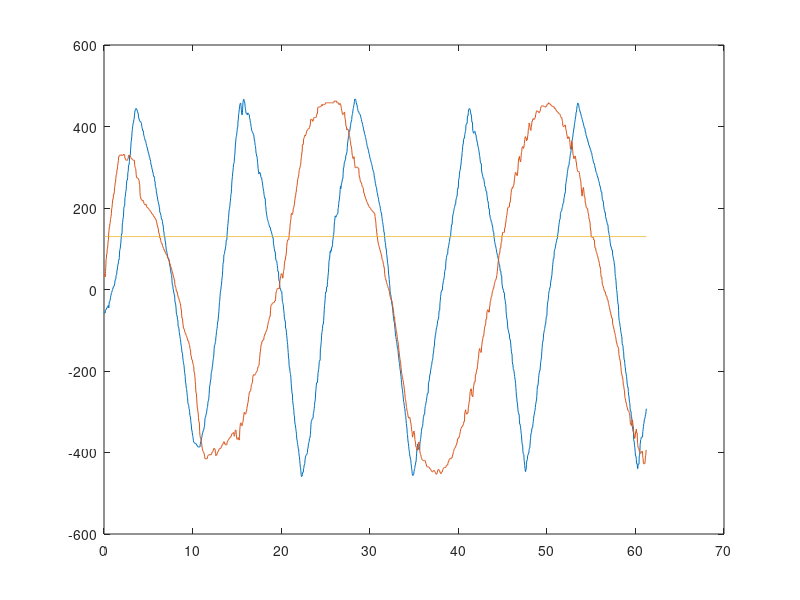

The MATLAB script that drew this image: (Note: this script raises an error after producing the figure.)
load('simout_data_3.mat')

% 1 path
% P = high
% trimLocal = false
% maxForce = false
% 2 path
% P = normal
% trimLocal = false
% maxForce = false
% 3 path
% point2point
% trimLocal = true
% maxForce = true

%%
N_obj = 1;

time = simout.time;

ref_pos    = simout.signals(1).values(:, 1:2*N_obj);
meas_pos   = simout.signals(1).values(:,  (1:3*N_obj) + 2*N_obj);
F_des_trim = simout.signals(1).values(:,  (1:3*N_obj) + (2+3)*N_obj);
F_dev      = simout.signals(1).values(:,  (1:3*N_obj) + (2+3+3)*N_obj);
%% Ref pos
plot(time, ref_pos)
%% Meas pos
plot(time, meas_pos)

%%
recordVideo = true;
if recordVideo
    v = VideoWriter('video_3.avi','Motion JPEG AVI');
    open(v);
end

th = linspace(0, 2*pi, 50);
x_circ = 50*cos(th);
y_circ = 50*sin(th);

figure(25)
clf
plotElArray();
hold on
for k=1:N_obj
    f_obj_meas(k) = plot(x_circ, y_circ, 'LineWidth', 3);
    f_obj_ref(k) = plot(1, 1, 'rx', 'LineWidth', 5, 'MarkerSize', 20);
    f_Fdev(k) = plot(1,1,'b-', 'LineWidth', 3);
    f_Fdes(k) = plot(1,1,'g-', 'LineWidth', 2);
end
hold off
axis equal
axis([-800 800 -800 800])
f_title = title(sprintf('Time: %5.2f', 0));

Fscale = 1e12;

for I=1:1:numel(time)    
    
    for i=1:N_obj
        f_obj_ref(k).XData = ref_pos(I, 1 + 2*(i-1));
        f_obj_ref(k).YData = ref_pos(I, 2*i);
        
        f_obj_meas(k).XData = meas_pos(I, 1 + 3*(i-1)) + x_circ;
        f_obj_meas(k).YData = meas_pos(I, 2 + 3*(i-1)) + y_circ;
        
        F_dev_I = [F_dev(I, 1 + 3*(i-1)); F_dev(I, 2 + 3*(i-1))];
        f_Fdev(k).XData = meas_pos(I, 1 + 3*(i-1)) + Fscale*[0 F_dev_I(1)];
        f_Fdev(k).YData = meas_pos(I, 2 + 3*(i-1)) + Fscale*[0 F_dev_I(2)];
        
        F_des_I = [F_des_trim(I, 1 + 3*(i-1)); F_des_trim(I, 2 + 3*(i-1))];  
        f_Fdes(k).XData = meas_pos(I, 1 + 3*(i-1)) + Fscale*[0 F_des_I(1)];
        f_Fdes(k).YData = meas_pos(I, 2 + 3*(i-1)) + Fscale*[0 F_des_I(2)];        
    end
    
    f_title.String = sprintf('Time: %5.2f', time(I));    
    
    if recordVideo
        frame = getframe(gcf);
        writeVideo(v,frame);
    end
    
    drawnow
end

if recordVideo
    close(v);
end
